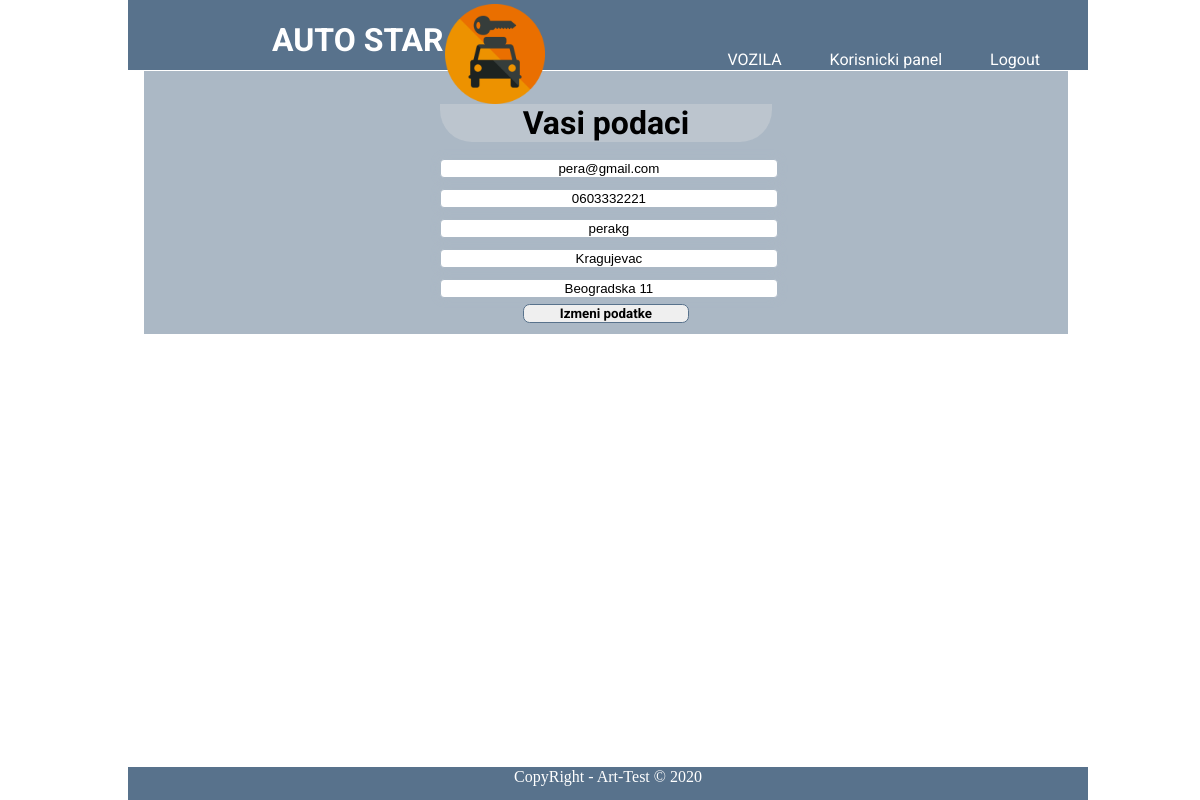
Screenshot of /user.data.php (signed in) with the database file from the repository.
### tables this page shows
CREATE TABLE `korisnici` (
  `id_korisnika` int(11) NOT NULL,
  `ime` varchar(255) NOT NULL,
  `prezime` varchar(255) NOT NULL,
  `email` varchar(255) NOT NULL,
  `telefon` varchar(255) NOT NULL,
  `username` varchar(255) NOT NULL,
  `password` varchar(255) NOT NULL,
  `grad` varchar(255) NOT NULL,
  `adresa` varchar(255) NOT NULL,
  `nivo` int(11) NOT NULL
);

### user.data.php (the view, shortened to what this page needs)
<?php require 'includes/header.php'; ?>
<?php
  require 'config/dbConnect.php';
  $query = "SELECT * FROM korisnici WHERE username = '$_SESSION[username]'";
  $result = mysqli_query($conn,$query);
  while($row = mysqli_fetch_assoc($result)){
    $email = $row['email'];
    $telefon = $row['telefon'];
    $username = $row['username'];
    $grad = $row['grad'];
    $adresa = $row['adresa'];
  }
 ?>
<div class="container" style="padding-top:1%;">
  <div class="user-data">
    <form action="user.data.php" method="post">
    <h1 class="login-header" style="width:60%;margin-left:20%;
                                    margin-bottom:2%;font-family: 'Roboto', sans-serif;">Vasi podaci</h1>
    <input type="email" name="email" value="<?php echo $email ?>" class="user-data-input"><br>
    <input type="text" name="telefon" value="<?php echo $telefon ?>" class="user-data-input"><br>
    <input type="text" name="username" value="<?php echo $username ?>" class="user-data-input"><br>
    <input type="text" name="grad" value="<?php echo $grad ?>" class="user-data-input"><br>
    <input type="text" name="adresa" value="<?php echo $adresa ?>" class="user-data-input"><br>
    <input type="submit" name="update" value="Izmeni podatke" class="login-btn">
    </form>
  </div>
</div>
<?php require 'includes/footer.php'; ?>

### css/style.css (style rules this page uses)
.container { width: 78%; height: 50%; margin-left: 11.5%; margin-top: 6%; background-color: rgba(88, 114, 140,0.5); }
.login-header { text-align: center; font-family: 'Roboto', sans-serif; background-color: rgba(225,225,225,0.3); border-bottom-left-radius: 1em; border-bottom-right-radius: 1em; }
.login-btn { text-align: center; font-family: 'Roboto', sans-serif; width: 30%; margin-left: 35%; margin-bottom: 2%; border-radius: 0.5em; border:1px solid #58728C; font-weight: bolder; transition: background-color 0.3s; }
.user-data { width: 60%; margin-left: 20%; margin-top: 2%; margin-bottom: 2%; }
.user-data-input { width: 60%; margin-left: 20%; margin-top: 1%; margin-bottom: 1%; text-align: center; border: 1px solid #ABB8C5; border-radius: 0.3em; box-shadow: 0px 0px 10px #ABB8C5; }

### rows the page displays
korisnici: email "pera@gmail.com", telefon "0603332221", username "perakg", grad "Kragujevac", adresa "Beogradska 11"
